Frame 1 (no input): blank canvas, image omitted
Frame 60 (no input): blank canvas, image omitted
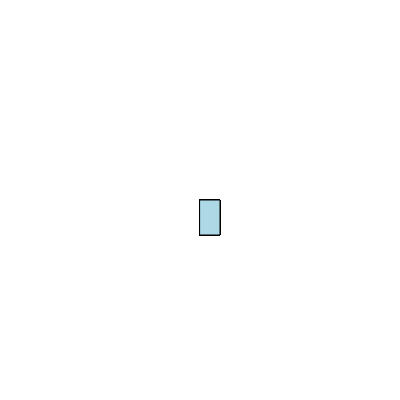
Frame 120 (the mouse pressed at the canvas centre since frame 60)

The p5.js sketch whose frames 1 and 60 were blank and that drew this single picture after the mouse press (run headless with seeded random() and noise() and a simulated clock; from frame 60 on, the mouse is pressed at the canvas centre):

// p5.js sketch
// ── sketch.js
function setup() {
    createCanvas(400, 400);
    background("white")
  }
  
  function draw() {
    stroke("black");
    fill("lightblue");
    
    
    if (mouseIsPressed) {
      rect(mouseX, mouseY, 20, 35);
    }
  }
  
